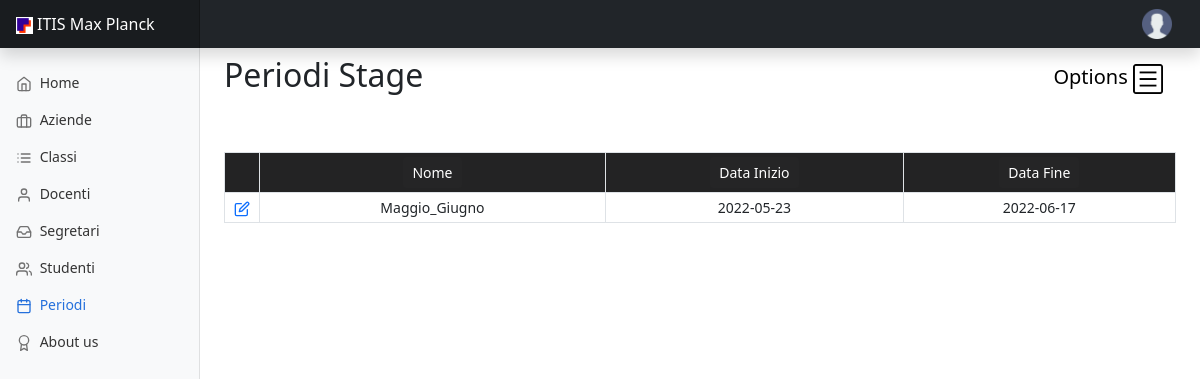
/periodo-stage.php (signed in), run on an earlier commit of the app's database.
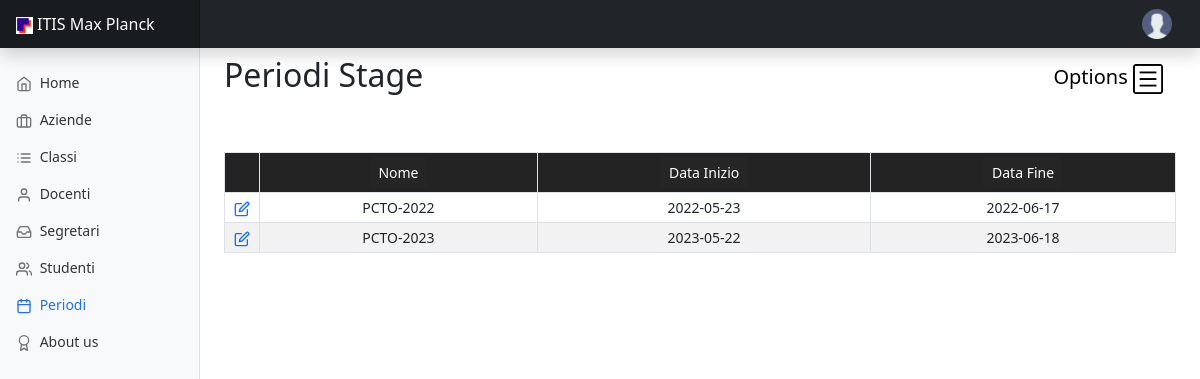
And on a later commit of the database.
### tables this page shows
CREATE TABLE `periodo_stage` (
  `id` int NOT NULL,
  `nome` varchar(100) NOT NULL,
  `data_inizio` date NOT NULL DEFAULT (curdate()),
  `data_fine` date NOT NULL DEFAULT (curdate())
);

### periodo-stage.php (the view, shortened to what this page needs)
<!doctype html>
<html lang="en">
  <head>
    <?php require("Include/head.php");?>
  </head>
  <body>
<?php require("Include/navbar.php")?>
<div class="container-fluid">
  <div class="row">
    <?php require("Include/menu.php");?>
	<?php
    function generaTabella($result)
    {
        echo '<div class="justify-content-center">';
            echo '</br></br><table class="table table-striped table-bordered table-sm table-responsive" style="text-align:center">';
                echo '<tr bgcolor="#252526">';
                echo '<th style="width: 3.66%"></th>';
                echo '<th ><input class="btn btn-sm" style="background-color:#252526; color:#ffffff" type="submit" name="ordinaNome" value="Nome"/></th>';
                echo '<th ><input class="btn btn-sm" style="background-color:#252526; color:white" type="submit" name="ordinaCognome" value="Data Inizio"/></th>';
                echo '<th ><input class="btn btn-sm" style="background-color:#252526; color:white" type="submit" name="ordinaCitta" value="Data Fine"/></th>';
                echo "</tr>";
                if ($result->num_rows > 0) {
                    while ($row = $result->fetch_assoc()) {
                        echo '<td><a href="periodo-stage-dettaglio.php?id='.htmlspecialchars($row["id"]).'"><span data-feather="edit"></span></a></td>';
                        echo '<td>' . htmlspecialchars($row["nome"]) . '</td>';
                        echo '<td>' . htmlspecialchars($row["data_inizio"]) . '</td>';
                        echo '<td>' . htmlspecialchars($row["data_fine"]) . '</td>';
                    }
                }
            echo "</table>";
        echo '</div>';
    }
    ?>
    <?php
    if (!isset($_POST["submit"])) {
    ?>
    <main class="col-md-9 ms-sm-auto col-lg-10 px-md-4">
    <nav class="navbar">
                <h1 class="h2">Periodi Stage</h1>
                <button class="navbar-toggler" type="button" data-bs-toggle="offcanvas" data-bs-target="#offcanvasNavbar" aria-controls="offcanvasNavbar">
                    Options
                    <span class="navbar-toggler-icon" style="background-image: url('Images/option_icon.png');"></span>
                </button>
            </nav>
		<?php
        if (isset($_POST["ordinaNome"])) {
            $_SESSION['varOrNome'] += 1;
            $_SESSION["varOrInizio"] = 0;
            $_SESSION["varOrFine"] = 0;
            if ($_SESSION['varOrNome'] % 2 == 0) {
                $sql = "SELECT * FROM `periodo_stage` order by nome DESC";
            } else {
                $sql = "SELECT * FROM `periodo_stage` order by nome ASC";
            }
            $result = $conn->query($sql);
            generaTabella($result);
        } else{
            $sql = "SELECT * FROM `periodo_stage`";
            $result = $conn->query($sql);
            generaTabella($result);
        }
    }
        ?>
        </div>
        </div>
  </body>
</html>

What changed in the data, as far as the page shows it:
changed periodo_stage: nome "Maggio_Giugno" → "PCTO-2022"
added periodo_stage: nome "PCTO-2023", data_inizio "2023-05-22", data_fine "2023-06-18"
